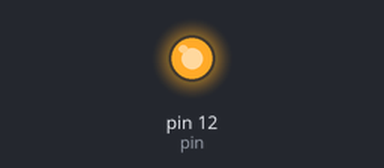
Recording of a sketch running on a simulated Arduino Uno, built with avr-gcc and run on an emulated ATmega328P. Shown: output pins drawn as LEDs (lit = HIGH). What the sketch prints to the serial monitor is not drawn.

Above: at 0.6 s.
At 59.4 s:
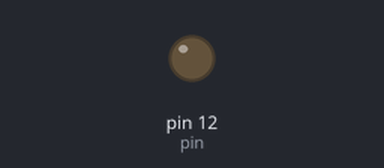
Timing chart, 0 to 60.5 s (numbered marks = the images above):
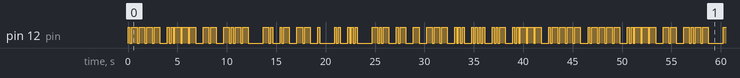

Measured:
- by itself, pin 12 (pin): moves between LOW and HIGH, repeating every 46.6 s
- by itself, everything shown: repeats every 46.6 s, in 114 steps

The sketch:

Morse.ino
```cpp
//LEDpin定義
#define pin 12

//文字，モールス符号，符号長定義
String charCode = "ABCDEFGHIJKLMNOPQRSTUVWXYZ1234567890 ";
String tontuTest[] = {".-","-...","-.-.","-..",".","..-.","--.","....","..",".---","-.-",".-..","--","-.","---",".--.","--.-",".-.","...","-","..-","...-",".--","-..-","-.--","--.."//alphabet
  ,".----","..---","...--","....-",".....","-....","--...","---..","----.","-----","s"//0~9,space
};


//点灯時間
int ton = 190;//トン.
int tu = ton*3;//ツー-
int space = ton * 4;//空白＋文字間空白k
int rest = ton * 3;//文字間空白

//文字列設定
String message = "12My name is katoshu21";
//message.toUpperCase();

// the setup function runs once when you press reset or power the board
void setup() {
  Serial.begin(9600);
  message.toUpperCase();
  // initialize digital pin LED_BUILTIN as an output.
  pinMode(pin, OUTPUT);
}

// the loop function runs over and over again forever
void loop() {

  Serial.println(message);
  Serial.println(message.length());

  for(int i = 0; i < message.length();i++){
      int s = charCode.indexOf(message[i]);
      gettontuCode(s);
    }
}

void gettontuCode(int s){
    for(int j = 0; j < tontuTest[s].length();j++){
      Serial.print(tontuTest[s].charAt(j));
      setLightTime(String(tontuTest[s].charAt(j)));
    }
    Serial.println();
    delay(rest);
  }

void setLightTime(String str){
    int time = 0;
    if(str.equals(".")){//トン
        time = ton;
        digitalWrite(pin,HIGH);
    }else if(str.equals("-")){//ツー
        time = tu;
        digitalWrite(pin,HIGH);
    }else if(str.equals("k")){//空白
        time = space;
    }else{
        delay(0);
    }
    delay(time);
    digitalWrite(pin,LOW);
    delay(ton);

  }
```
